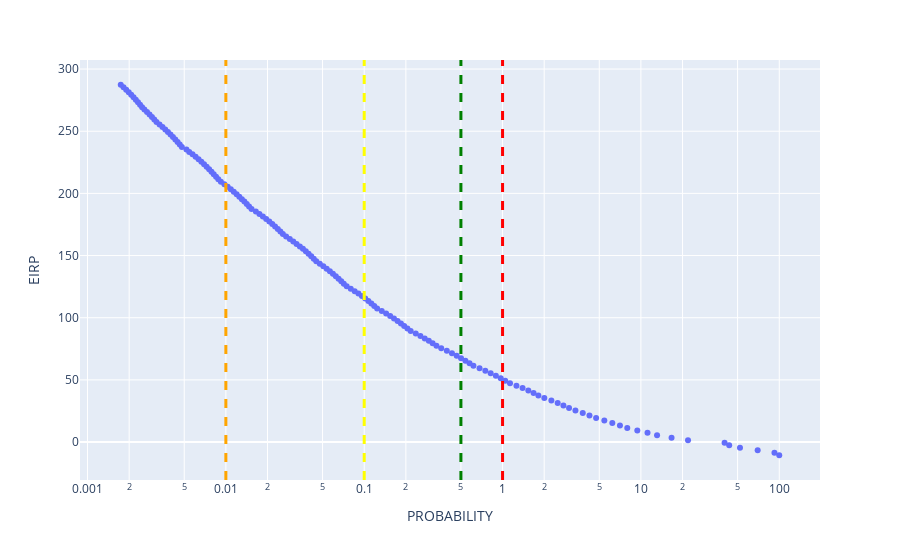

Write notebook code for a chart like this one.
### Markdown cell above
<style>
    h1 {font-family:Times; font-size:20pt}
    h2 {font-family:Times; font-size:18pt}
    h3 {font-family:Times; font-size:16pt}
    p {font-family:Times; font-size:12pt}
    </style>
>
> ## Link Budget
>
> In this section the link budget for different time exceed of the avaialbility is plotted. Be carefull to change the parameter acording to your text description. 
> 
> remember to calculate the mean average of `Earth-satellite mean distance [meter]` using the procedure in `https://rhodesmill.org/skyfield/earth-satellites.html`.
> The ditance between ground station and satellite is calculated in earlier section. Just find the mean value of the distance and fill in below box.

### Code cell
k = 1.381e-23    # boltzman constant
B = 50 # Receiver bandwidth [Hz]
T = 500 # Kelvin

N = 10*np.log10(k * T * B)  # Noise level

SNR = 10     # signal to noise ratio [dB]

fr = ??  # frequency GHz
lamda = ?? # wavelength [meter]
r =  ?? # Earth-satellite mean distance [meter]

L_0 = ?? # free space loss [dB]
L_atm = ??       # Atmospheric attenuation for every probability [dB]
L_misc = ??  # Micellaneous loss [dB]


L = ??  # total path loss

Gr = 51.0  # Receive antenna gain [dB]

LEO['EIRP'] = SNR + N + L - Gr

fig = px.scatter(LEO, x='PROBABILITY', y='EIRP', log_x=True)

fig.add_vline(x=1, line_width=3, line_dash="dash", line_color="red")
fig.add_vline(x=0.5, line_width=3, line_dash="dash", line_color="green")
fig.add_vline(x=0.1, line_width=3, line_dash="dash", line_color="yellow")
fig.add_vline(x=0.01, line_width=3, line_dash="dash", line_color="orange")

fig.show()

### Figure 1 — Plotly figure (JSON) as saved in the notebook; plotly's stock layout.template omitted (floating-point values rounded to 4 significant figures; data arrays with more than 128 entries replaced by an {"elided": "..."} marker saying what was removed)
{"data": [{"hovertemplate": "PROBABILITY=%{x}<br>EIRP=%{y}<extra></extra>", "legendgroup": "", "marker": {"color": "#636efa", "symbol": "circle"}, "mode": "markers", "name": "", "orientation": "v", "showlegend": false, "type": "scatter", "x": {"elided": "150 float values"}, "xaxis": "x", "y": {"elided": "150 float values"}, "yaxis": "y"}], "layout": {"legend": {"tracegroupgap": 0}, "margin": {"t": 60}, "shapes": [{"line": {"color": "red", "dash": "dash", "width": 3}, "type": "line", "x0": 1, "x1": 1, "xref": "x", "y0": 0, "y1": 1, "yref": "y domain"}, {"line": {"color": "green", "dash": "dash", "width": 3}, "type": "line", "x0": 0.5, "x1": 0.5, "xref": "x", "y0": 0, "y1": 1, "yref": "y domain"}, {"line": {"color": "yellow", "dash": "dash", "width": 3}, "type": "line", "x0": 0.1, "x1": 0.1, "xref": "x", "y0": 0, "y1": 1, "yref": "y domain"}, {"line": {"color": "orange", "dash": "dash", "width": 3}, "type": "line", "x0": 0.01, "x1": 0.01, "xref": "x", "y0": 0, "y1": 1, "yref": "y domain"}], "xaxis": {"anchor": "y", "domain": [0, 1], "title": {"text": "PROBABILITY"}, "type": "log"}, "yaxis": {"anchor": "x", "domain": [0, 1], "title": {"text": "EIRP"}}}}
